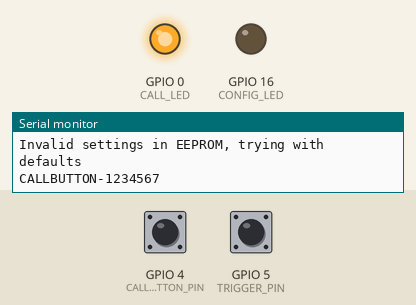
The sketch below on a simulated ESP8266 (NodeMCU). Parts: output pins drawn as LEDs (lit = HIGH), the last lines printed to the serial monitor. The test bench sets the inputs (shaded band); at power-on: GPIO 4 (CALLBUTTON_PIN) HIGH, GPIO 5 (TRIGGER_PIN) HIGH. WiFi joins after 1.5 s; servers stay silent unless stated; EEPROM starts erased; no MQTT or app messages arrive unless stated.

Above: at 0.1 s.
At 31.9 s:
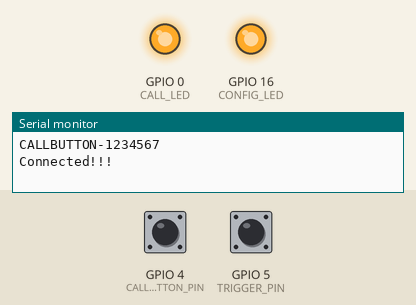
Timing chart, 0 to 33.4 s (numbered marks = the images above):
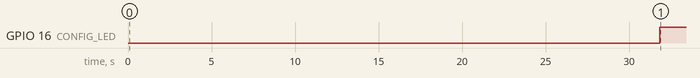

The sketch:

CallButton.ino
```cpp
#include <ESP8266WiFi.h>
#include <DNSServer.h>
#include <ESP8266WebServer.h>
#include <WiFiManager.h>
#include <PubSubClient.h>
#include <EEPROM.h>

#define TRIGGER_PIN 5
#define CALLBUTTON_PIN 4
#define CONFIG_LED 16
#define CALL_LED 0

WiFiManager wifiManager;

WiFiClient espClient;
PubSubClient client(espClient);

const char* callButtonTopic = "callbuttons/all";
long lastReconnectAttempt = 0;

bool shouldSaveConfig = false;

//callback notifying us of the need to save config
void saveConfigCallback () {
  Serial.println("Should save config");
  shouldSaveConfig = true;
}

/********************** Begin EEPROM Section *****************/
#define EEPROM_SALT 12664
typedef struct
{
  int   salt = EEPROM_SALT;
  char mqtt_server[256]  = "";
  char mqtt_port[6] = "";
} MQTTSettings;
MQTTSettings mqtt_settings;

WiFiManagerParameter custom_mqtt_server("server", "mqtt server", mqtt_settings.mqtt_server, 256);
WiFiManagerParameter custom_mqtt_port("port", "mqtt port", mqtt_settings.mqtt_port, 6);

void eeprom_read()
{
  EEPROM.begin(512);
  EEPROM.get(0, mqtt_settings);
  EEPROM.end();
}


void eeprom_saveconfig()
{
  EEPROM.begin(512);
  EEPROM.put(0, mqtt_settings);
  EEPROM.commit();
  EEPROM.end();
}

/*********************************************************************************/


bool doInitialSetup = false;

bool isCalled = false;

bool ignoreCallButtonPress = false;

void setup() {
  WiFi.mode(WIFI_STA); // explicitly set mode, esp defaults to STA+AP
  Serial.begin(115200);
  Serial.println("\n Starting");
  //pin setups
  pinMode(TRIGGER_PIN, INPUT_PULLUP);
  pinMode(CALLBUTTON_PIN, INPUT_PULLUP);
  pinMode(CONFIG_LED, OUTPUT);
  pinMode(CALL_LED, OUTPUT);
  digitalWrite(CALL_LED, HIGH);

  eeprom_read();
  if (mqtt_settings.salt != EEPROM_SALT)
  {
    Serial.println("Invalid settings in EEPROM, trying with defaults");
    MQTTSettings defaults;
    mqtt_settings = defaults;
  }

  //set up WiFi
  char setup_ssid[32];
  sprintf(setup_ssid, "CALLBUTTON-%d", ESP.getChipId());
  Serial.println(setup_ssid);

  WiFi.hostname(setup_ssid);
  digitalWrite(CONFIG_LED, LOW);
  int retryCount = 0;

  wifiManager.addParameter(&custom_mqtt_server);
  wifiManager.addParameter(&custom_mqtt_port);

  client.setCallback(mqtt_callback);

  //reset settings - for testing
  //wifiManager.resetSettings();

  while(WiFi.status() != WL_CONNECTED)
  {
    delay(250);
    retryCount++;

    if(retryCount > 120) //30 seconds
    {
      doInitialSetup = true;
      break;
    }
  }

  //if setup is OK, initialize the MQTT stuff
  if(doInitialSetup == false)
  {
    digitalWrite(CONFIG_LED, HIGH);
  }
}

void loop() {
  // put your main code here, to run repeatedly:
  if( (digitalRead(TRIGGER_PIN) == LOW ) || (doInitialSetup == true))
  {
    digitalWrite(CONFIG_LED, LOW);

    //reset settings - for testing
    //wifiManager.resetSettings();

    wifiManager.setTimeout(120);
    wifiManager.setSaveConfigCallback(saveConfigCallback);

    //set the SSID name to something noteworthy
    char setup_ssid[32];
    sprintf(setup_ssid, "CALLBUTTON-%d", ESP.getChipId());

    if (!wifiManager.startConfigPortal(setup_ssid, "callbutton"))
    {
      Serial.println("failed to connect and hit timeout");
    }
    else
    {
      Serial.println("Connected!!!");
      doInitialSetup = false;

      strcpy(mqtt_settings.mqtt_server, custom_mqtt_server.getValue());
      strcpy(mqtt_settings.mqtt_port, custom_mqtt_port.getValue());

      eeprom_saveconfig();
      shouldSaveConfig = false;
      mqtt_reconnect();
    }
    digitalWrite(CONFIG_LED, HIGH);
  }

  if (client.loop())
  {

  }
  else
  {
    if (millis() >= lastReconnectAttempt)
    {
      lastReconnectAttempt = millis() + 5000;
      //Serial.println("Disconnected!");
      // Attempt to reconnect
      if (mqtt_reconnect()) {
        lastReconnectAttempt = 0;
      }
    }
  }
  //check the button states
  if((digitalRead(CALLBUTTON_PIN) == LOW ) && (ignoreCallButtonPress == false))
  {
    if(isCalled)
    {
      acknowledgeCall();
    }
    else
    {
      transmitCall();
    }
    ignoreCallButtonPress = true;
  }
  else if(digitalRead(CALLBUTTON_PIN) == HIGH )
  {
    ignoreCallButtonPress = false;
  }

  digitalWrite(CALL_LED, !isCalled);

  //end of main loop
  delay(10);
}

void transmitCall(void)
{
  client.publish(callButtonTopic, "CALL");
}

void acknowledgeCall(void)
{
  client.publish(callButtonTopic, "ACKNOWLEDGE_CALL");
}

void requestActiveCalls(void)
{
  client.publish(callButtonTopic, "GET_NEW_CALLS");
}

void mqtt_callback(char* topic, byte* payload, unsigned int length) {
  Serial.print("Message arrived [");
  Serial.print(topic);
  Serial.print("] ");
  for (int i = 0; i < length; i++) {
    Serial.print((char)payload[i]);
  }
  Serial.println();

  payload[length] = '\0';

  if(strcmp(topic, callButtonTopic) == 0)
  {
    if(strcmp((char *)payload, "CALL") == 0)
    {
      isCalled = true;
    }
    else if(strcmp((char *)payload, "ACKNOWLEDGE_CALL") == 0)
    {
      isCalled = false;
    }
    else if(strcmp((char *)payload, "GET_ACTIVE_CALLS") == 0)
    {
      if(isCalled)
      {
        transmitCall();
      }
    }
  }
}

bool mqtt_reconnect() {
  // Attempt to connect
  client.disconnect();

  unsigned int portNum = atoi(mqtt_settings.mqtt_port);
  client.setServer(mqtt_settings.mqtt_server, portNum);
  char setup_name[32];
  sprintf(setup_name, "CALLBUTTON-%d", ESP.getChipId());
  if (client.connect(setup_name)) {
    client.subscribe(callButtonTopic);
    requestActiveCalls();
  }
  return client.connected();
}
```

Measured:
- by itself, GPIO 16 (CONFIG_LED): LOW → HIGH at 31.8 s
